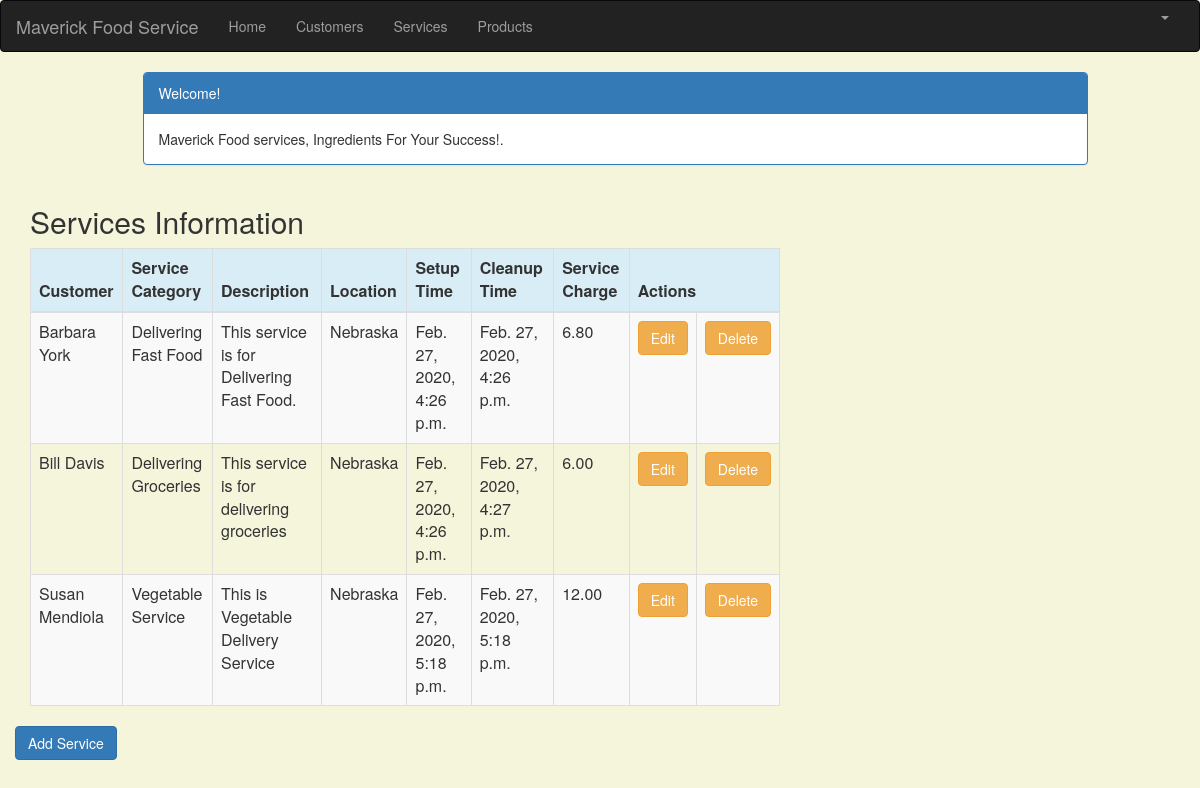
Screenshot of /service_list (signed in) with the database file from the repository.
### crm/models.py (models this page shows, shortened)
class Service(models.Model):
    cust_name = models.ForeignKey(Customer, on_delete=models.CASCADE, related_name='services')
    service_category = models.CharField(max_length=100)
    description = models.TextField()
    location = models.CharField(max_length=200)
    setup_time = models.DateTimeField(
        default=timezone.now)
    cleanup_time = models.DateTimeField(
        default=timezone.now)
    service_charge = models.DecimalField(max_digits=10, decimal_places=2)
    created_date = models.DateTimeField(
        default=timezone.now)
    updated_date = models.DateTimeField(auto_now_add=True)

class Customer(models.Model):
    cust_name = models.CharField(max_length=50)
    organization = models.CharField(max_length=100, blank=True)
    role = models.CharField(max_length=100)
    email = models.EmailField(max_length=100)
    bldgroom = models.CharField(max_length=100)
    address = models.CharField(max_length=200)
    account_number = models.IntegerField(blank=False, null=False)
    city = models.CharField(max_length=50)
    state = models.CharField(max_length=50)
    zipcode = models.CharField(max_length=10)
    phone_number = models.CharField(max_length=50)
    created_date = models.DateTimeField(
        default=timezone.now)
    updated_date = models.DateTimeField(auto_now_add=True)
    def __str__(self):
        return str(self.cust_name)

### crm/views.py (the view)
# urls.py: path('service_list', views.service_list, name='service_list'),
@login_required
def service_list(request):
   services = Service.objects.filter(created_date__lte=timezone.now())
   return render(request, 'crm/service_list.html', {'services': services})

### crm/templates/crm/service_list.html (shortened to what this page needs)
{% extends 'crm/base.html' %}
{% block content %}
    <html>
    <head>
        <link rel="stylesheet" href="https://maxcdn.bootstrapcdn.com/bootstrap/3.3.4/css/bootstrap.min.css">
    </head>
    <body>
    <div class="container">
        <div class="row">
            <div class="col-md-10 col-md-offset-1">
                <div class="panel panel-primary">
                    <div class="panel-heading">Welcome!</div>
                    <div class="panel-body">
                        Maverick Food services, Ingredients For Your Success!.
                    </div>
                </div>
            </div>
        </div>
    </div>
    <div class="row">
        <h2 style="padding-left: 15Px">Services Information</h2>
    </div>
    <div>
        <table class="table table-striped table-bordered table-hover">
            <thead>
            <tr class="bg-info">
                <th>Customer</th>
                <th>Service Category</th>
                <th>Description</th>
                <th>Location</th>
                <th>Setup Time</th>
                <th>Cleanup Time</th>
                <th>Service Charge</th>
                <th colspan="3">Actions</th>
            </tr>
            </thead>
            <tbody>
            {% for service in services %}
                <tr>
                    <td>{{ service.cust_name }}</td>
                    <td>{{ service.service_category }}</td>
                     <td>{{ service.description }}</td>
                    <td>{{ service.location }}</td>
                    <td>{{ service.setup_time }}</td>
                    <td>{{ service.cleanup_time }}</td>
                    <td>{{ service.service_charge }}</td>
                    <td><a href="{% url 'crm:service_edit' pk=service.pk %}"
                        class="btn btn-warning">Edit</a></td>
                        <td><a href="{% url 'crm:service_delete' pk=service.pk %}"
                            class="btn btn-warning">Delete</a></td>
                </tr>
            {% endfor %}
            </tbody>
        </table>
        <div class="row">
            <a href="{% url 'crm:service_new' %}" class="row"><span
                       class="btn btn-primary">Add Service</span></a>
        </div>
    </div>
    </body>
    </html>
{% endblock %}

### crm/templates/crm/base.html (shortened to what this page needs)
{% load staticfiles %}
<html lang="en">
<head>
    <link rel="stylesheet" href="https://maxcdn.bootstrapcdn.com/bootstrap/3.3.7/css/bootstrap.min.css">
</head>
<body id="app-layout">
<nav class="navbar navbar-inverse">
    <div class="container-fluid">
        <div class="navbar-header">
            <a class="navbar-brand" href="/">
                Maverick Food Service
            </a>
        </div>
        <div class="collapse navbar-collapse" id="myNavbar">
            <ul class="nav navbar-nav">
                <li><a href="{% url 'crm:home' %}">Home</a></li>
                <li><a href="{% url 'crm:customer_list' %}">Customers</a></li>
                <li><a href="{% url 'crm:service_list' %}">Services</a></li>
                <li><a href="{% url 'crm:products_list' %}">Products</a></li>
            </ul>
            <ul class="nav navbar-nav navbar-right">
                {% if user.is_authenticated %}
                    <li class="dropdown">
                        <a href="#" class="dropdown-toggle" data-toggle="dropdown" role="button" aria-expanded="false">
                            <span class="caret"></span>
                        </a>
                    </li>
                {% else %}
                    <li><a href="{% url 'login' %}"><span class="glyphicon glyphicon-log-in"></span> Login</a></li>
                {% endif %}
            </ul>
        </div>
    </div>
</nav>
<div class="content container">
    <div class="row">
        <div class="col-md-8">
            {% block content %}{% endblock %}
        </div>
    </div>
</body>
</html>

### crm/templates/crm/base.html (style rules this page uses)
.navbar { margin-bottom: 0; border-radius: 0; }

### crm/templates/crm/service_list.html (style rules this page uses)
body { background-color: beige; }

### rows the page displays
Service: cust_name "Barbara York", service_category "Delivering Fast Food", description "This service is for Delivering Fast Food.", location "Nebraska", setup_time "Feb. 27, 2020, 4:26 p.m.", cleanup_time "Feb. 27, 2020, 4:26 p.m.", service_charge "6.80"
Service: cust_name "Bill Davis", service_category "Delivering Groceries", description "This service is for delivering groceries", location "Nebraska", setup_time "Feb. 27, 2020, 4:26 p.m.", cleanup_time "Feb. 27, 2020, 4:27 p.m.", service_charge "6.00"
Service: cust_name "Susan Mendiola", service_category "Vegetable Service", description "This is Vegetable Delivery Service", location "Nebraska", setup_time "Feb. 27, 2020, 5:18 p.m.", cleanup_time "Feb. 27, 2020, 5:18 p.m.", service_charge "12.00"
